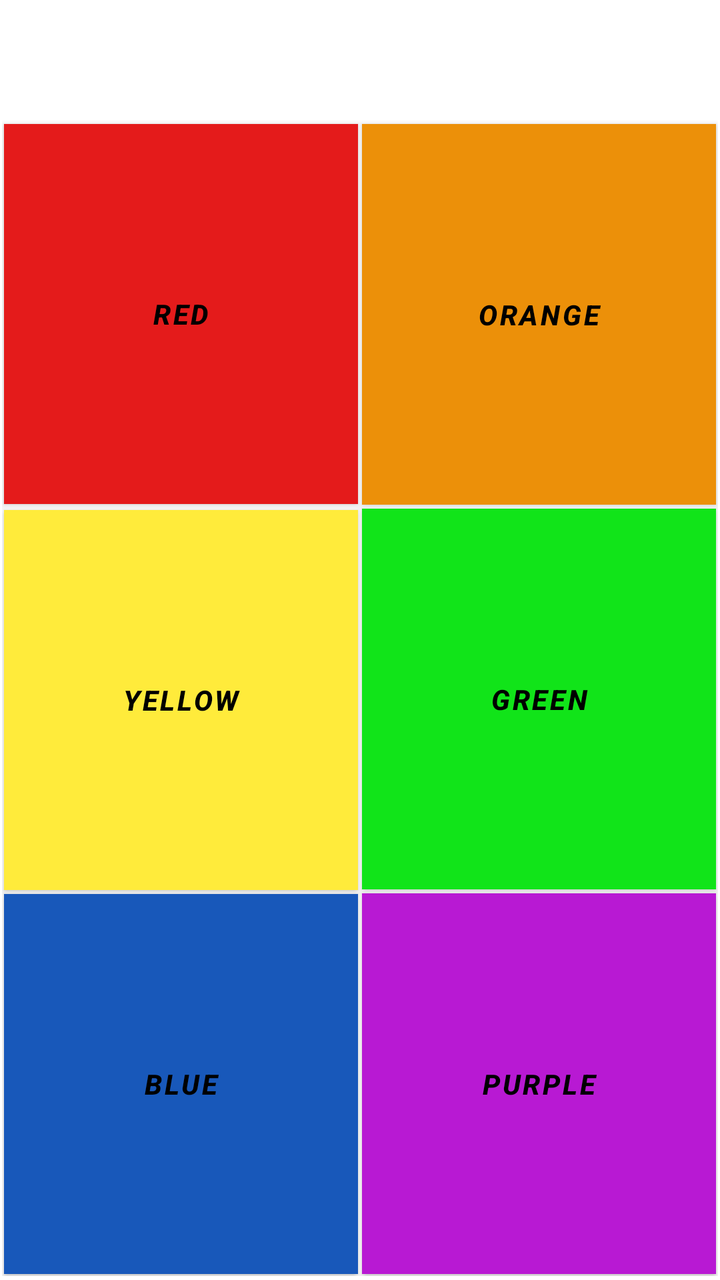
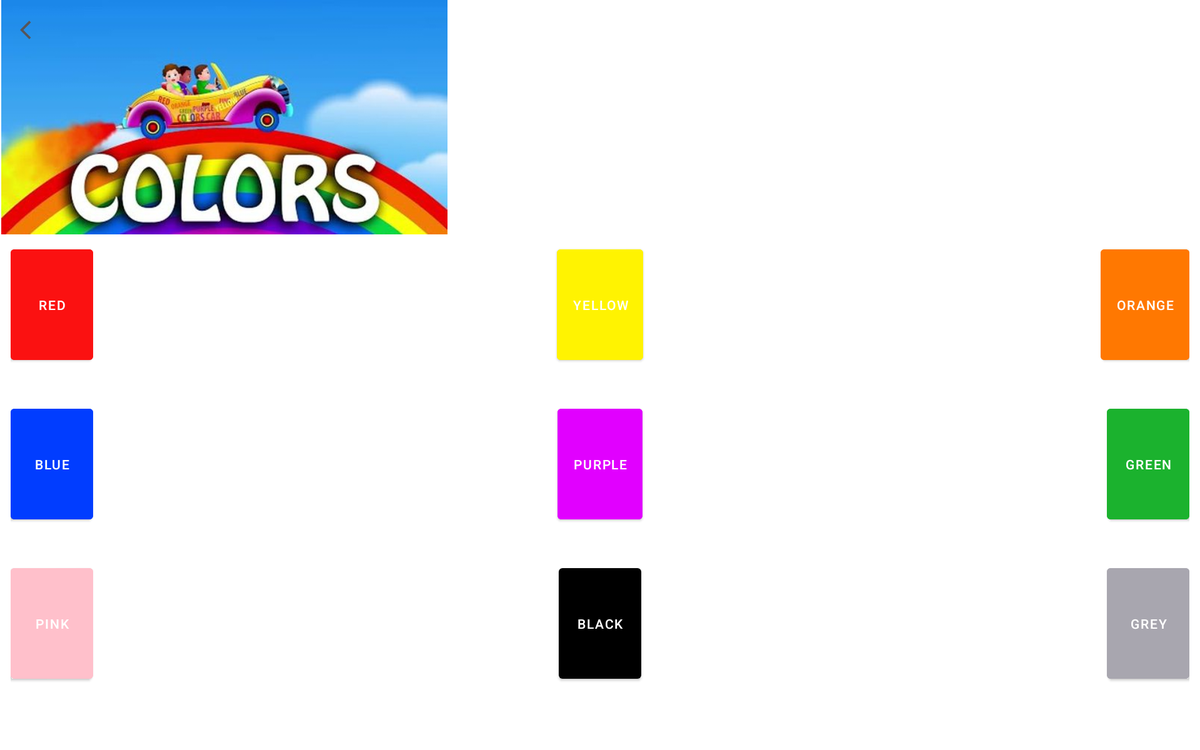

First picture: res/layout/ on a phone held upright. Second picture: the repository's own variant of that layout, on a device whose configuration matches the variant's folder. Source for both follows.
<!-- AndroidManifest.xml: application theme Theme.ABCZone -->
<!-- res/layout/activity_colors.xml -->
<?xml version="1.0" encoding="utf-8"?>
<androidx.constraintlayout.widget.ConstraintLayout xmlns:android="http://schemas.android.com/apk/res/android"
    xmlns:app="http://schemas.android.com/apk/res-auto"
    xmlns:tools="http://schemas.android.com/tools"
    android:layout_width="match_parent"
    android:layout_height="match_parent"
    android:layout_marginBottom="2dp"
    android:layout_marginEnd="1dp"
    android:layout_marginStart="1dp"
    android:layout_marginTop="60dp"
    android:layout_weight="100"
    tools:context=".Colors">

    <Button
        android:id="@+id/button"
        android:layout_width="0dp"
        android:layout_height="0dp"
        android:layout_marginStart="1dp"
        android:layout_marginTop="2dp"
        android:layout_marginEnd="1dp"
        android:layout_marginBottom="1dp"
        android:text="RED"
        android:textStyle="bold|italic"
        android:textColor="@color/black"
        android:layout_weight="15"
        android:background="@android:color/holo_red_light"
        app:backgroundTint="#E41B1B"
        app:layout_constraintBottom_toTopOf="@id/button3"
        app:layout_constraintEnd_toStartOf="@id/button2"
        app:layout_constraintHorizontal_bias="0.5"
        app:layout_constraintStart_toStartOf="parent"

        app:layout_constraintTop_toTopOf="parent" />

    <Button
        android:id="@+id/button2"
        android:layout_width="0dp"
        android:layout_height="0dp"
        android:layout_marginStart="1dp"
        android:layout_marginTop="2dp"
        android:layout_marginEnd="1dp"
        android:layout_marginBottom="1dp"
        android:text="ORANGE"
        android:textStyle="bold|italic"
        android:textColor="@color/black"
        android:layout_weight="15"
        android:background="@android:color/holo_orange_dark"
        app:backgroundTint="#EC9009"
        app:layout_constraintBottom_toTopOf="@id/button4"
        app:layout_constraintEnd_toEndOf="parent"
        app:layout_constraintHorizontal_bias="0.5"
        app:layout_constraintStart_toEndOf="@id/button"
        app:layout_constraintTop_toTopOf="parent" />

    <Button
        android:id="@+id/button3"
        android:layout_width="0dp"
        android:layout_height="0dp"
        android:layout_marginStart="1dp"
        android:text="YELLOW"
        android:textStyle="bold|italic"
        android:textColor="@color/black"
        android:layout_marginTop="2dp"
        android:layout_marginEnd="1dp"
        android:layout_marginBottom="1dp"
        android:layout_weight="15"
        android:background="@android:color/holo_orange_light"
        app:backgroundTint="#FFEB3B"
        app:layout_constraintBottom_toTopOf="@id/button5"
        app:layout_constraintEnd_toStartOf="@id/button4"
        app:layout_constraintHorizontal_bias="0.5"
        app:layout_constraintStart_toStartOf="parent"
        app:layout_constraintTop_toBottomOf="@id/button" />

    <Button
        android:id="@+id/button4"
        android:layout_width="0dp"
        android:layout_height="0dp"
        android:layout_marginStart="1dp"
        android:layout_marginTop="1dp"
        android:layout_marginEnd="1dp"
        android:layout_marginBottom="1dp"
        android:text="GREEN"
        android:textStyle="bold|italic"
        android:textColor="@color/black"
        android:background="@android:color/holo_green_light"
        app:backgroundTint="#11E419"
        app:layout_constraintBottom_toTopOf="@+id/button6"
        app:layout_constraintEnd_toEndOf="parent"
        app:layout_constraintHorizontal_bias="0.5"
        app:layout_constraintStart_toEndOf="@+id/button3"
        app:layout_constraintTop_toBottomOf="@+id/button2" />

    <Button
        android:id="@+id/button5"
        android:layout_width="0dp"
        android:layout_height="0dp"
        android:layout_marginStart="1dp"
        android:layout_marginTop="1dp"
        android:layout_marginEnd="1dp"
        android:layout_marginBottom="1dp"
        android:background="@android:color/holo_blue_light"
        app:backgroundTint="#1858BA"
        app:layout_constraintBottom_toBottomOf="parent"
        app:layout_constraintEnd_toStartOf="@+id/button6"
        app:layout_constraintHorizontal_bias="0.5"
        app:layout_constraintStart_toStartOf="parent"
        app:layout_constraintTop_toBottomOf="@+id/button3"
        android:text="BLUE"
        android:textStyle="bold|italic"
        android:textColor="@color/black"/>

    <Button
        android:id="@+id/button6"
        android:layout_width="0dp"
        android:layout_height="0dp"
        android:layout_marginStart="1dp"
        android:layout_marginTop="1dp"
        android:layout_marginEnd="1dp"
        android:layout_marginBottom="1dp"
        android:background="@android:color/holo_purple"
        android:text="PURPLE"
        android:textColor="@color/black"
        android:textStyle="bold|italic"
        app:backgroundTint="#B819D3"
        app:layout_constraintBottom_toBottomOf="parent"
        app:layout_constraintEnd_toEndOf="parent"
        app:layout_constraintHorizontal_bias="0.5"
        app:layout_constraintStart_toEndOf="@+id/button5"
        app:layout_constraintTop_toBottomOf="@+id/button4" />

</androidx.constraintlayout.widget.ConstraintLayout>
<!-- resources referenced by this layout -->
<resources>
  <color name="black">#FF000000</color>
  <style name="Theme.ABCZone" parent="Theme.MaterialComponents.DayNight.NoActionBar">
          
          <item name="colorPrimary">@color/black</item>
          <item name="colorPrimaryVariant">@color/black</item>
          <item name="colorOnPrimary">@color/white</item>
          
          <item name="colorSecondary">@color/teal_200</item>
          <item name="colorSecondaryVariant">@color/teal_700</item>
          <item name="colorOnSecondary">@color/black</item>
          <item name="windowActionBar">false</item>
          <item name="windowNoTitle">true</item>
          <item name="android:divider">@drawable/menu_item_padding</item>
          <item name="android:listDivider">@android:color/transparent</item>
          
          <item name="android:statusBarColor" tools:targetApi="l">?attr/colorPrimaryVariant</item>
          
      </style>
  <color name="white">#FFFFFFFF</color>
  <color name="teal_200">#FF03DAC5</color>
  <color name="teal_700">#FF018786</color>
</resources>
<!-- res/layout-xlarge/activity_colors.xml (the repository's variant of the layout above) -->
<!-- drawn on a large tablet held sideways -->
<?xml version="1.0" encoding="utf-8"?>
<ScrollView xmlns:android="http://schemas.android.com/apk/res/android"
    xmlns:app="http://schemas.android.com/apk/res-auto"
    xmlns:tools="http://schemas.android.com/tools"
    android:layout_width="match_parent"
    android:layout_height="match_parent"
    android:layout_marginBottom="2dp"
    android:layout_marginEnd="1dp"
    android:layout_marginStart="1dp"
    android:layout_weight="100"
    tools:context=".Colors">

    <LinearLayout
        android:layout_width="match_parent"
        android:layout_height="wrap_content"
        android:orientation="vertical">

        <RelativeLayout
            android:layout_width="wrap_content"
            android:layout_height="wrap_content">

            <ImageView
                android:layout_width="match_parent"
                android:layout_height="250dp"
                android:backgroundTint="#000000"
                android:scaleType="fitStart"
                android:src="@drawable/colorbg" />

            <ImageView
                android:id="@+id/back_icon"
                android:layout_width="wrap_content"
                android:layout_height="wrap_content"
                android:padding="20dp"
                app:srcCompat="@drawable/back" />
    </RelativeLayout>

    <RelativeLayout
        android:layout_width="match_parent"
        android:layout_height="150dp"
        android:paddingBottom="20dp"
        android:layout_margin="10dp"
        android:background="#FFFFFF">

        <Button
            android:text="RED"
            android:id="@+id/button"
            android:layout_width="wrap_content"
            android:layout_height="match_parent"
            android:backgroundTint="#FB1111"
            android:layout_alignParentLeft="true"
            ></Button>

        <Button
            android:id="@+id/button2"
            android:text="ORANGE"
            android:layout_width="wrap_content"
            android:layout_height="match_parent"
            android:backgroundTint="#FF7801"
            android:layout_alignParentRight="true"
            ></Button>

        <Button
            android:id="@+id/button3"
            android:text="Yellow"
            android:layout_width="wrap_content"
            android:layout_height="match_parent"
            android:backgroundTint="#FFF301"
            android:layout_centerHorizontal="true"
            ></Button>

        </RelativeLayout>

        <RelativeLayout
            android:layout_width="match_parent"
            android:layout_margin="10dp"
            android:layout_height="150dp"
            android:paddingBottom="20dp"
            android:background="#FFFFFF">

            <Button
                android:id="@+id/button5"
                android:text="BLUE"
                android:layout_width="wrap_content"
                android:layout_height="match_parent"
                android:backgroundTint="#013DFF"
                android:layout_alignParentLeft="true"
                ></Button>

            <Button
                android:id="@+id/button4"
                android:text="GREEN"
                android:layout_width="wrap_content"
                android:layout_height="match_parent"
                android:backgroundTint="#1BB22E"
                android:layout_alignParentRight="true"
                ></Button>

            <Button
                android:id="@+id/button6"
                android:layout_width="wrap_content"
                android:layout_height="match_parent"
                android:backgroundTint="#E100FF"
                android:text="PURPLE"
                android:layout_centerHorizontal="true"
                ></Button>

        </RelativeLayout>

        <RelativeLayout
            android:layout_margin="10dp"
            android:layout_width="match_parent"
            android:layout_height="150dp"
            android:paddingBottom="20dp"
            android:background="#FFFFFF ">

            <Button
                android:id="@+id/button7"
                android:layout_width="wrap_content"
                android:layout_height="match_parent"
                android:backgroundTint="#FFC0CB"
                android:text="PINK"
                android:layout_alignParentLeft="true"
                ></Button>

            <Button
                android:id="@+id/button8"
                android:text="GREY"
                android:layout_width="wrap_content"
                android:layout_height="match_parent"
                android:backgroundTint="#A8A6AF"
                android:layout_alignParentRight="true"
                ></Button>

            <Button
                android:id="@+id/button9"
                android:layout_width="wrap_content"
                android:layout_height="match_parent"
                android:text="BLACK"
                android:layout_centerHorizontal="true"
                ></Button>

        </RelativeLayout>

    </LinearLayout>
</ScrollView>
<!-- resources referenced by the variant -->
<!-- as a large tablet held sideways resolves them -->
<resources>
  <!-- drawable back (drawable) -->
  <vector android:autoMirrored="true" android:height="24dp"
      android:tint="#55555A" android:viewportHeight="24"
      android:viewportWidth="24" android:width="24dp" xmlns:android="http://schemas.android.com/apk/res/android">
      <path android:fillColor="@android:color/white" android:pathData="M11.67,3.87L9.9,2.1 0,12l9.9,9.9 1.77,-1.77L3.54,12z"/>
  </vector>
  <!-- drawable colorbg: jpg bitmap (drawable, 27948 bytes) -->
  <style name="Theme.ABCZone" parent="Theme.MaterialComponents.DayNight.NoActionBar">
          
          <item name="colorPrimary">@color/black</item>
          <item name="colorPrimaryVariant">@color/black</item>
          <item name="colorOnPrimary">@color/white</item>
          
          <item name="colorSecondary">@color/teal_200</item>
          <item name="colorSecondaryVariant">@color/teal_700</item>
          <item name="colorOnSecondary">@color/black</item>
          <item name="windowActionBar">false</item>
          <item name="windowNoTitle">true</item>
          <item name="android:divider">@drawable/menu_item_padding</item>
          <item name="android:listDivider">@android:color/transparent</item>
          
          <item name="android:statusBarColor" tools:targetApi="l">?attr/colorPrimaryVariant</item>
          
      </style>
  <color name="black">#FF000000</color>
  <color name="white">#FFFFFFFF</color>
  <color name="teal_200">#FF03DAC5</color>
  <color name="teal_700">#FF018786</color>
</resources>
